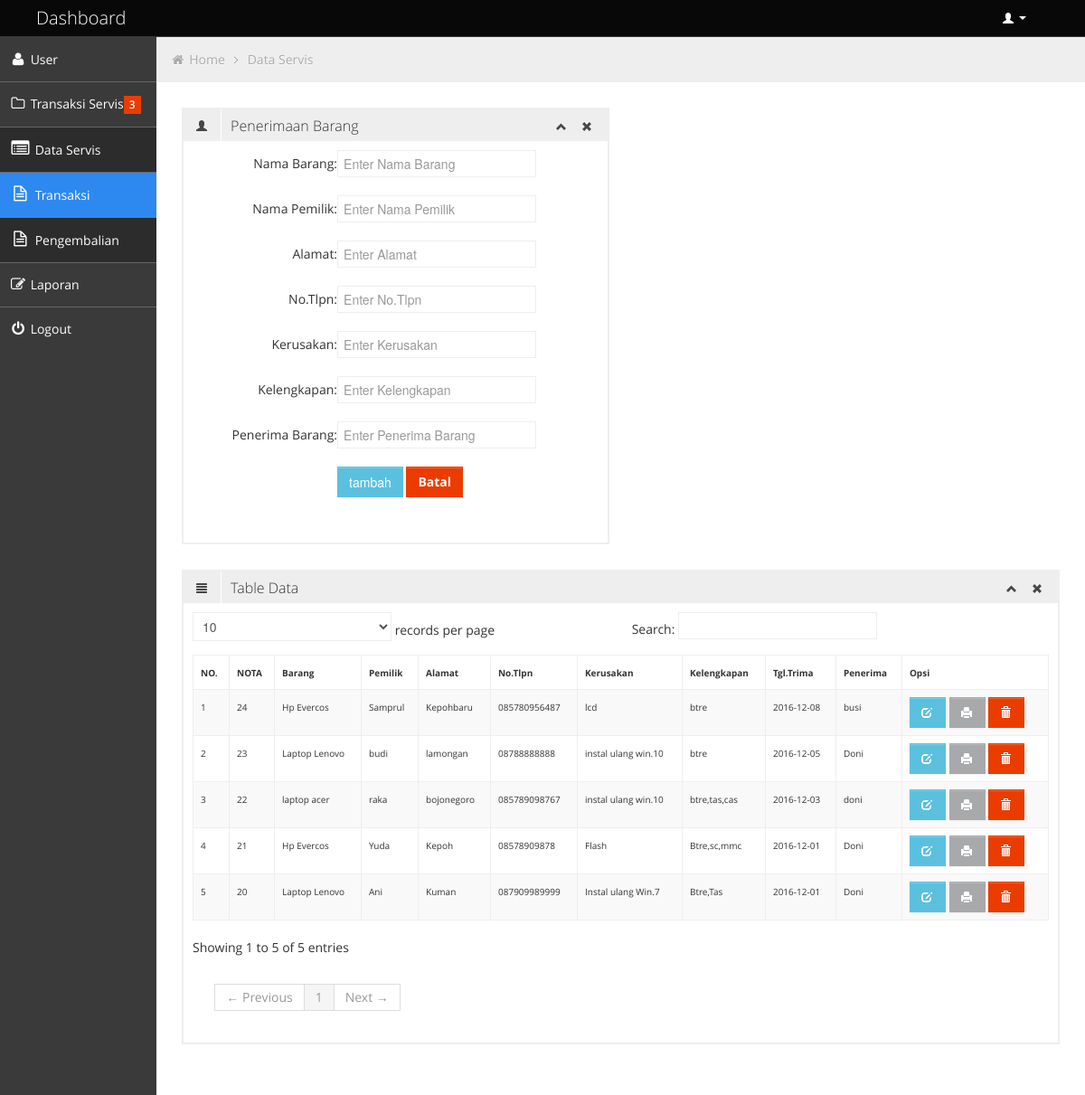
The page /transaksi.php (signed in) on the database its author committed.
### tables this page shows
CREATE TABLE IF NOT EXISTS `dataservis` (
  `no` int(11) NOT NULL AUTO_INCREMENT,
  `nmbarang` varchar(50) NOT NULL,
  `nmpemilik` varchar(50) NOT NULL,
  `alamat` varchar(50) NOT NULL,
  `tlpn` varchar(50) NOT NULL,
  `kerusakan` varchar(50) NOT NULL,
  `kelengkapan` varchar(50) NOT NULL,
  `tglditerima` date NOT NULL,
  `penerimabarang` varchar(50) NOT NULL,
  `teknisi` varchar(50) NOT NULL,
  `kondisibrg` varchar(255) NOT NULL,
  `tglambil` date NOT NULL,
  `penyerahanbarang` varchar(50) NOT NULL,
  `biaya` varchar(50) NOT NULL,
  PRIMARY KEY (`no`)
);

### transaksi.php (the view, shortened to what this page needs)
<!DOCTYPE html>
<html lang="en">
<head>
	<link id="bootstrap-style" href="css/bootstrap.min.css" rel="stylesheet">
	<link href="css/bootstrap-responsive.min.css" rel="stylesheet">
	<link id="base-style" href="css/style.css" rel="stylesheet">
	<link id="base-style-responsive" href="css/style-responsive.css" rel="stylesheet">
	<link rel="stylesheet" type="text/css" href="css2/font.css">
</head>
<body>
	<?php include 'navbar.php'; ?>
		<div class="container-fluid-full">
				<div class="row-fluid">
					<?php include 'sidebarr.php'; ?>
						<div id="content" class="span10">
								<ul class="breadcrumb">
									<li>
										<i class="icon-home"></i>
										<a href="dashboard.php">Home</a>
										<i class="icon-angle-right"></i>
									</li>
									<li><a href="dataservis.php">Data Servis</a></li>
								</ul>
		<div class="row-fluid sortable">
				<div class="box span6">
					<div class="box-header" data-original-title>
						<h2><i class="halflings-icon user"></i><span class="break"></span>Penerimaan Barang</h2>
						<div class="box-icon">
							<a href="#" class="btn-minimize"><i class="halflings-icon chevron-up"></i></a>
							<a href="#" class="btn-close"><i class="halflings-icon remove"></i></a>
						</div>
					</div>
			<div class="box-content">
			  	<form class="form-horizontal" action="aksi/proses.php?kirim" method="post">
					  <div class="form-group">
					    <label class="control-label col-sm-2" for="nmbarang">Nama Barang:</label>
					    <div class="col-sm-10">
					      <input type="text" class="form-control" name="nmbarang" placeholder="Enter Nama Barang" required>
					    </div>
					  </div><br>
					  <div class="form-group">
					    <label class="control-label col-sm-2" for="nmpemilik">Nama Pemilik:</label>
					    <div class="col-sm-10">
					      <input type="text" class="form-control" name="nmpemilik" placeholder="Enter Nama Pemilik" required>
					    </div>
					  </div><br>
					  <div class="form-group">
					    <label class="control-label col-sm-2" for="alamat">Alamat:</label>
					    <div class="col-sm-10">
					      <input type="text" class="form-control" name="alamat" placeholder="Enter Alamat" required>
					    </div>
					  </div><br>
					  <div class="form-group">
					    <label class="control-label col-sm-2" for="tlpn">No.Tlpn:</label>
					    <div class="col-sm-10">
					      <input type="text" class="form-control" name="tlpn" placeholder="Enter No.Tlpn" required>
					    </div>
					  </div><br>
					  <div class="form-group">
					    <label class="control-label col-sm-2" for="kerusakan">Kerusakan:</label>
					    <div class="col-sm-10">
					      <input type="text" class="form-control" name="kerusakan" placeholder="Enter Kerusakan" required>
					    </div>
					  </div><br>
					  <div class="form-group">
					    <label class="control-label col-sm-2" for="kelengkapan">Kelengkapan:</label>
					    <div class="col-sm-10">
					      <input type="text" class="form-control" name="kelengkapan" placeholder="Enter Kelengkapan" required>
					    </div>
					  </div><br>
					  <div class="form-group">
					    <label class="control-label col-sm-2" for="penerimabarang">Penerima Barang:</label>
					    <div class="col-sm-10">
					      <input type="text" class="form-control" name="penerimabarang" placeholder="Enter Penerima Barang" required>
					    </div>
					  </div><br>
					 <div class="form-group">
						<label class="col-sm-3 control-label">&nbsp;</label>
						<div class="col-sm-6">
							<input type="submit" name="kirim2" class="btn btn-sm btn-info" value="tambah">
							<a href="" class="btn btn-sm btn-danger"><b>Batal</b></a>
						</div>
					</div>
				</form><br>
			    </div>
			  </div>
			  </div>
			  <div class="row-fluid sortable">
					<div class="box span12">
						<div class="box-header">
							<h2><i class="halflings-icon align-justify"></i><span class="break"></span>Table Data </h2>
							<div class="box-icon">
								<a href="#" class="btn-minimize"><i class="halflings-icon chevron-up"></i></a>
								<a href="#" class="btn-close"><i class="halflings-icon remove"></i></a>
							</div>
						</div>
						<div class="box-content">
							<table class="table table-striped table-bordered bootstrap-datatable datatable">
						    <thead>
						      <tr>
						        <th><font size="1">NO.</th>
						        <th><font size="1">NOTA</th>
						        <th><font size="1">Barang</th>
						        <th><font size="1">Pemilik</th>
						        <th><font size="1">Alamat</th>
						        <th><font size="1">No.Tlpn</th>
						        <th><font size="1">Kerusakan</th>
						        <th><font size="1">Kelengkapan</th>
						        <th><font size="1">Tgl.Trima</th>
						        <th><font size="1">Penerima</th>
						        <th><font size="1">Opsi</th>
						      </tr>
						    </thead>
						    <tbody>
						    <?php
						    include 'config/koneksi.php';
						    $no = 1;
						    $data = $conn->query("SELECT * FROM dataservis ORDER BY no desc");
						    while ($result = $data->fetch_assoc()){
						    	?>
						      <tr>
						        <td><font size="1"><?php echo $no; ?></td>
						        <td><font size="1"><?php echo $result ['no']; ?></td>
						        <td><font size="1"><?php echo $result ['nmbarang'] ; ?></td>
						        <td><font size="1"><?php echo $result ['nmpemilik'] ; ?></td>
						        <td><font size="1"><?php echo $result ['alamat'] ; ?></td>
						        <td><font size="1"><?php echo $result ['tlpn'] ; ?></td>
						        <td><font size="1"><?php echo $result ['kerusakan'] ; ?></td>
						        <td><font size="1"><?php echo $result ['kelengkapan'] ; ?></td>
						        <td><font size="1"><?php echo $result ['tglditerima'] ; ?></td>
						        <td><font size="1"><?php echo $result ['penerimabarang'] ; ?></td>
							    <td class="center">
									<a class="btn btn-info" href="edit_transaksi.php?no=<?php echo $result ['no'] ; ?>" title="Edit Data">
										<i class="halflings-icon white edit"></i></a>
									<a class="btn btn-print" href="nota.php?no=<?php echo $result ['no'] ; ?>" title="Print" target="_blank">
										<i class="halflings-icon white print"></i></a>
									<a class="btn btn-danger" href="aksi/proses.php?no=<?php echo $result ['no'] ; ?>"onclick="return confirm('Apakah anda yakin akan menghapus data ini?')"title="Hapus Data">
										<i class="halflings-icon white trash"></i></a>
								</td>
						      </tr>
						      <?php
						      $no++;
						      }
						      ?>
						    </tbody>
			 		      </table>
						</div>
					</div>
					</div>
			</div>
				</div>
			</div>
</body>
</html>

### css/style.css (style rules this page uses)
body { background: #F5F5F5; color: #333; border: none; font-family: 'Open Sans', sans-serif; font-weight: 400; }
a { color: #646464; }
h2 { font-size: 16px; line-height: 16px; }
#content { background: #ffffff; filter: none; min-height: 100%; padding: 20px 20px; position: relative; }
.breadcrumb { margin: -28px -28px 28px -28px; line-height: 34px; background: #eee; border: 0px; color: #aaa; -webkit-box-shadow: none; -moz-box-shadow: none; box-shadow: none; -webkit-border-radius: 0px; -moz-border-radius: 0px; border-radius: 0px; }
.breadcrumb a { color: #aaa; text-shadow: 0px 1px 1px #fff; }
.box { border: 2px solid #eee; background: #fff !important; margin-bottom: 28px; }
.box-header { height: 16px; font-size: 16px; line-height: 16px; padding: 10px; background: #eee; -webkit-box-shadow: none; -moz-box-shadow: none; box-shadow: none; overflow: hidden; }
.box-header h2 { float:left; margin-top: 0px; font-weight: 300; }
.box-header h2 i { margin: 0px 3px 0px 4px; opacity: .8; filter: alpha(opacity=80); -ms-filter:"progid:DXImageTransform.Microsoft.Alpha(Opacity=80)"; }
.box-header .box-icon { float:right; margin-top: 1px; }
.box-header .box-icon i { -webkit-transition: all 0.1s ease-in-out; -moz-transition: all 0.1s ease-in-out; -o-transition: all 0.1s ease-in-out; -ms-transition: all 0.1s ease-in-out; transition: all 0.1s ease-in-out; opacity: .8; filter: alpha(opacity=80); -ms-filter:"progid:DXImageTransform.Microsoft.Alpha(Opacity=80)"; }
.box-header .box-icon a { margin: 0px 5px; }
.box-content { position: relative; z-index: 50; margin-top: -1px; padding: 10px; background: #fff !important; }
.btn { display: inline-block; padding: 6px 12px; margin-bottom: 0; font-size: 14px; font-weight: 500; line-height: 20px; text-align: center; white-space: nowrap; vertical-align: middle; cursor: pointer; border: 1px solid #a7a9aa; -webkit-border-radius: 0px !important; border-radius: 0px !important; }
.btn i { margin-top: 2px; }
.btn { color: #ffffff; background-color: #a7a9aa; border-color: #a7a9aa; background-image: none; filter: none; text-shadow: none; }
.btn-danger { background-color: #EB3C00; border-color: #EB3C00; }
.btn-info { background-color: #5bc0de; border-color: #5bc0de; }
.table th, .table td { border-top: 1px solid #eee; }
.table-bordered { border-color: #eee; -webkit-border-radius: 0px !important; -moz-border-radius: 0px !important; border-radius: 0px !important; }
.table-bordered th, .table-bordered td { border-left: 1px solid #eee; }
.table-bordered thead:first-child tr:first-child > th:first-child, .table-bordered tbody:first-child tr:first-child > td:first-child, .table-bordered tbody:first-child tr:first-child > th:first-child { -webkit-border-radius: 0px !important; -moz-border-radius: 0px !important; border-radius: 0px !important; }
.table-bordered thead:first-child tr:first-child > th:last-child, .table-bordered tbody:first-child tr:first-child > td:last-child, .table-bordered tbody:first-child tr:first-child > th:last-child { -webkit-border-radius: 0px !important; -moz-border-radius: 0px !important; border-radius: 0px !important; }
.table-bordered thead:last-child tr:last-child > th:first-child, .table-bordered tbody:last-child tr:last-child > td:first-child, .table-bordered tbody:last-child tr:last-child > th:first-child, .table-bordered tfoot:last-child tr:last-child > td:first-child, .table-bordered tfoot:last-child tr:last-child > th:first-child { -webkit-border-radius: 0px !important; -moz-border-radius: 0px !important; border-radius: 0px !important; }
.table-bordered thead:last-child tr:last-child > th:last-child, .table-bordered tbody:last-child tr:last-child > td:last-child, .table-bordered tbody:last-child tr:last-child > th:last-child, .table-bordered tfoot:last-child tr:last-child > td:last-child, .table-bordered tfoot:last-child tr:last-child > th:last-child { -webkit-border-radius: 0px !important; -moz-border-radius: 0px !important; border-radius: 0px !important; }

### css/style-responsive.css (style rules this page uses)
@media (min-width: 1200px) { .container-fluid-full { overflow: hidden; position: relative; height: 100%; } }
@media (min-width: 1200px) { #content { width: 85.578%; padding: 28px; margin: 0px 0px; margin-left: 14.422% !important; } }

### rows shown on the page
dataservis: no "24", nmbarang "Hp Evercos", nmpemilik "Samprul", alamat "Kepohbaru", tlpn "085780956487", kerusakan "lcd", kelengkapan "btre", tglditerima "2016-12-08", penerimabarang "busi"
dataservis: no "23", nmbarang "Laptop Lenovo", nmpemilik "budi", alamat "lamongan", tlpn "08788888888", kerusakan "instal ulang win.10", kelengkapan "btre", tglditerima "2016-12-05", penerimabarang "Doni"
dataservis: no "22", nmbarang "laptop acer", nmpemilik "raka", alamat "bojonegoro", tlpn "085789098767", kerusakan "instal ulang win.10", kelengkapan "btre,tas,cas", tglditerima "2016-12-03", penerimabarang "doni"
dataservis: no "21", nmbarang "Hp Evercos", nmpemilik "Yuda", alamat "Kepoh", tlpn "08578909878", kerusakan "Flash", kelengkapan "Btre,sc,mmc", tglditerima "2016-12-01", penerimabarang "Doni"
dataservis: no "20", nmbarang "Laptop Lenovo", nmpemilik "Ani", alamat "Kuman", tlpn "087909989999", kerusakan "Instal ulang Win.7", kelengkapan "Btre,Tas", tglditerima "2016-12-01", penerimabarang "Doni"
